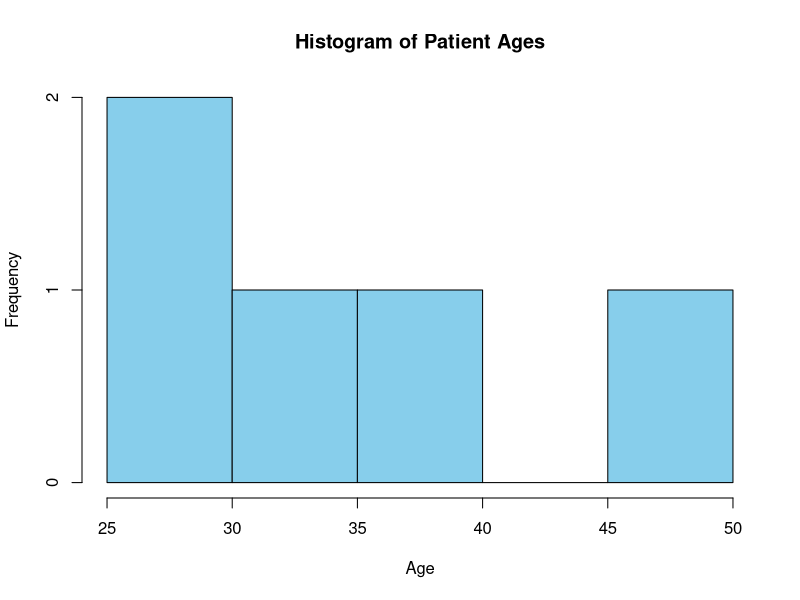
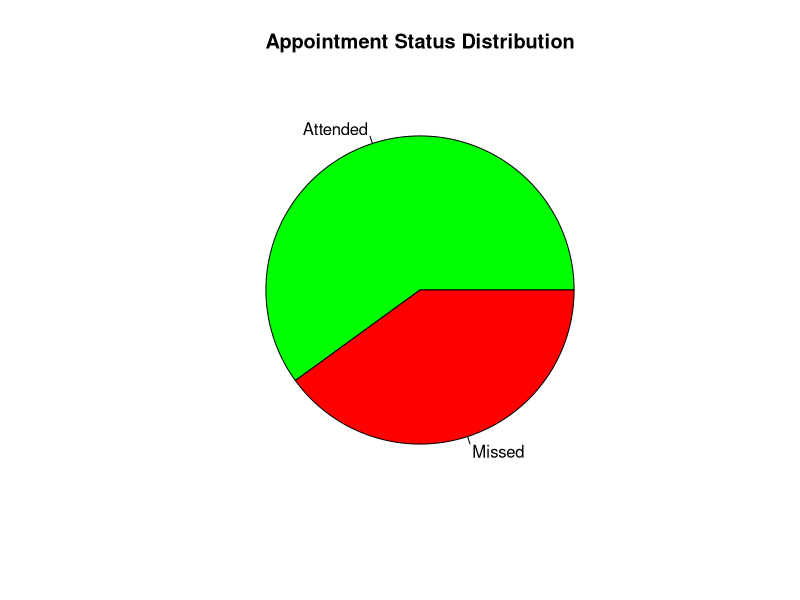
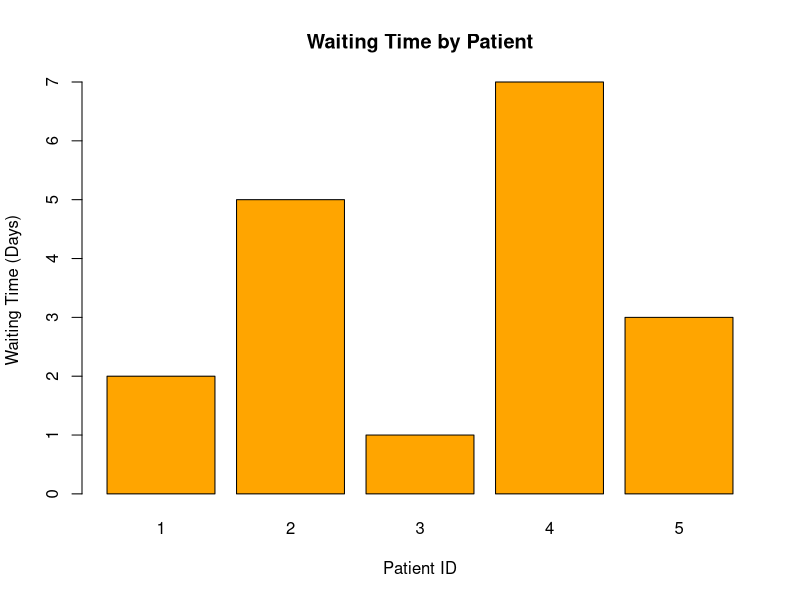
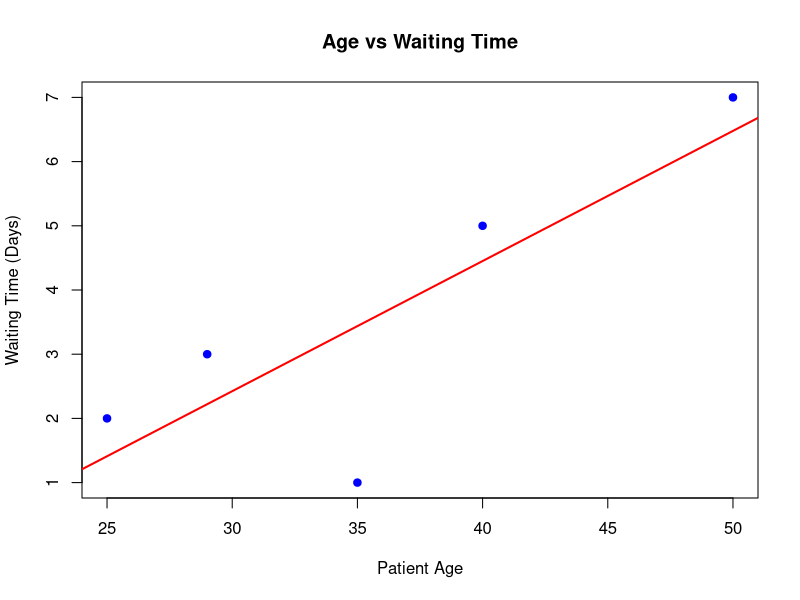

The R source for these figures, in order:

hospital <- data.frame(
  Patient_ID = c(1,2,3,4,5),
  Age = c(25,40,35,50,29),
  Waiting_Time = c(2,5,1,7,3),
  Appointment_Status = c("Attended",
                         "Missed",
                         "Attended",
                         "Missed",
                         "Attended")
)

print(hospital)

hist(hospital$Age,
     col="skyblue",
     main="Histogram of Patient Ages",
     xlab="Age",
     ylab="Frequency")

status_count <- table(hospital$Appointment_Status)

pie(status_count,
    col=c("green","red"),
    main="Appointment Status Distribution")

barplot(hospital$Waiting_Time,
        names.arg=hospital$Patient_ID,
        col="orange",
        main="Waiting Time by Patient",
        xlab="Patient ID",
        ylab="Waiting Time (Days)")



plot(hospital$Age,
     hospital$Waiting_Time,
     pch=19,
     col="blue",
     main="Age vs Waiting Time",
     xlab="Patient Age",
     ylab="Waiting Time (Days)")

model <- lm(Waiting_Time ~ Age,
            data=hospital)

abline(model,
       col="red",
       lwd=2)
